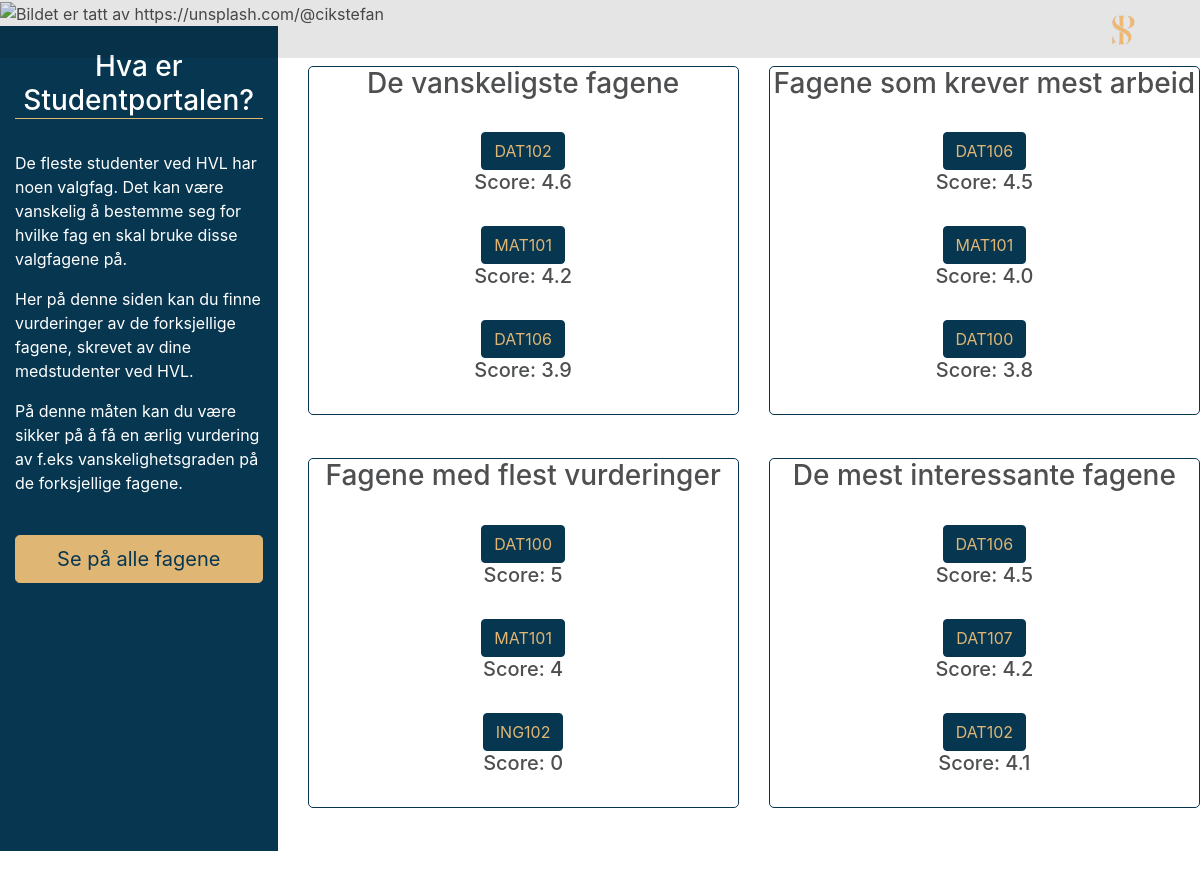
The page / on the database its author committed.
### Studentportalen/models.py (models this page shows, shortened)
class Emne(models.Model):
    navn = models.CharField(max_length=150)
    beskrivelse = models.CharField(max_length=300, default='Beskrivelse av faget')
    tags = models.CharField(max_length=100)
    vanskelig = models.FloatField(default=0)
    interesse = models.FloatField(default=0)
    arbeid = models.FloatField(default=0)
    info = models.TextField(max_length=1000)
    antall = models.IntegerField(default=0)

### Studentportalen/views.py (the view)
# urls.py: url(r'^$', views.index, name='index'),
def index(request):
    emne_vansk = Emne.objects.order_by('-vanskelig')[:3]
    emne_arb = Emne.objects.order_by('-arbeid')[:3]
    emne_inte = Emne.objects.order_by('-interesse')[:3]
    emne_anta = Emne.objects.order_by('-antall')[:3]
    context = {'emn_vansk': emne_vansk, 'emne_arb': emne_arb, 'emne_inte': emne_inte, 'emne_anta': emne_anta}
    return render(request, 'Studentportalen/index_django.html', context)

### Studentportalen/templates/Studentportalen/index_django.html (shortened to what this page needs)
{% extends 'Studentportalen/base.html' %}
{% block body %}
    <div id="headerContainer" class="container-fluid">
        {% load staticfiles %}
        <img title="Bildet er tatt av https://unsplash.com/@cikstefan" class="img-responsive" style="width: 100%" src="{% static 'bilder/headerForsideUtkast3.png' %}" id="headerBilde">
    </div>
    <div class="row">
        <div class="col-md-3">
            <div class="container" id="sidebar">
            <h3 id="tittelOm">Hva er Studentportalen?</h3>
                <br>
            <p>De fleste studenter ved HVL har noen valgfag. Det kan være vanskelig å bestemme seg for hvilke fag en skal
             bruke disse valgfagene på.</p>
            <p>Her på denne siden kan du finne vurderinger av de forksjellige fagene, skrevet av dine medstudenter ved HVL.</p>
            <p>På denne måten kan du være sikker på å få en ærlig vurdering av f.eks vanskelighetsgraden på de forksjellige fagene.</p>
                <br>
                <a href="{% url 'Studentportalen:emner' %}">
                    <button class="btn btn-danger btn-block btn-lg minBtnInverse">Se på alle fagene</button>
                </a>
            </div>
            </div>
        <div class="col-md-9" id="mainColIndex">
            <div class="row">
                <div class="col-md-6 text-center">
                <div class="container-fluid scoreBlob">
                    <h3>De vanskeligste fagene</h3>
                <br>
                    {% for emnet in emn_vansk %}
                        <a href="{% url 'Studentportalen:fag' emne_id=emnet.pk%}">
                            <button class="btn btn-primary minBtn">
                                {{ emnet.navn }}
                            </button>
                        </a>
                        <h5 class="score">Score: {{ emnet.vanskelig }}</h5>
                        <br>
                    {% endfor %}
                </div>
                </div>
            <div class="col-md-6 text-center">
                <div class="container-fluid scoreBlob">
                    <h3>Fagene som krever mest arbeid</h3>
                <br>
                    {% for emnet in emne_arb %}
                        <a href="{% url 'Studentportalen:fag' emne_id=emnet.pk%}">
                            <button class="btn btn-primary minBtn">
                                {{ emnet.navn }}
                            </button>
                        </a>
                        <h5 class="score">Score: {{ emnet.arbeid }}</h5>
                        <br>
                    {% endfor %}
                </div>
                </div>
            </div>
            <div class="row">
                <div class="col-md-6 text-center">
                <div class="container-fluid scoreBlob">
                    <h3>Fagene med flest vurderinger</h3>
                <br>
                    {% for emnet in emne_anta %}
                        <a href="{% url 'Studentportalen:fag' emne_id=emnet.pk%}">
                            <button class="btn btn-primary minBtn">
                                {{ emnet.navn }}
                            </button>
                        </a>
                        <h5 class="score">Score: {{ emnet.antall }}</h5>
                        <br>
                    {% endfor %}
                </div>
                </div>
            <div class="col-md-6 text-center">
                <div class="container-fluid scoreBlob">
                    <h3>De mest interessante fagene</h3>
                <br>
                    {% for emnet in emne_inte %}
                        <a href="{% url 'Studentportalen:fag' emne_id=emnet.pk%}">
                            <button class="btn btn-primary minBtn">
                                {{ emnet.navn }}
                            </button>
                        </a>
                        <h5 class="score">Score: {{ emnet.interesse }}</h5>
                        <br>
                    {% endfor %}
                </div>
                </div>
            </div>
        </div>
        </div>
    </div>
{% endblock %}

### Studentportalen/static/main.css (style rules this page uses)
html, body { overflow-x: hidden; }
html { min-height: 100%; position: relative; }
body { margin:0; padding-bottom: 400px; }
.container-fluid { padding-right:0; padding-left:0; margin-right:auto; margin-left:auto; }
#headerContainer { width: 100%; }
h3 { text-align: center; }
.scoreBlob { border: solid 1px #073650; border-radius: 5px; margin-bottom: 10%; }
.minBtnInverse { background-color: #dfb674; color: #073650; border-color: #dfb674; }
.minBtn { background-color: #073650; color: #dfb674; border-color: #073650; }
#sidebar { color: white; height: 100%; min-height: 100%; background-color: #073650; }
#tittelOm { padding-top: 10%; border-bottom: solid 1px #dfb674; }
#mainColIndex { margin-top: 40px; }

### rows shown on the page
Emne: navn "DAT102", vanskelig "4.6", interesse "4.1"
Emne: navn "MAT101", vanskelig "4.2", arbeid "4.0", antall "4"
Emne: navn "DAT106", vanskelig "3.9", arbeid "4.5", interesse "4.5"
Emne: navn "DAT100", arbeid "3.8", antall "5"
Emne: navn "ING102", antall "0"
Emne: navn "DAT107", interesse "4.2"
